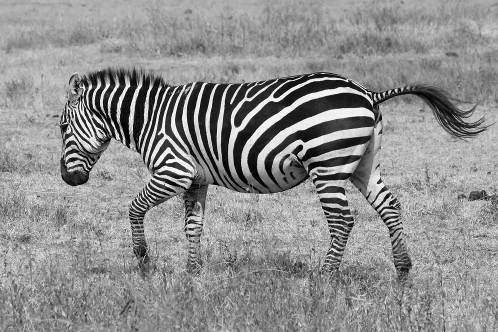
#> input picture src/lectures/05_convolution/data/zebra.jpg, 498 x 332 px
$ jupyter execute convolution.ipynb
#> lines starting #> are read from the running program, lines starting #| are printed output that depends on the picture
# Convolution

We are going to define convolution as operation of kernel $\omega$ (shaped $2a+1 \times 2b+1$) and image $f$ as
$$
g(x,y) = \omega * f(x,y) = \sum\limits_{i=-a}^a\sum\limits_{j=-b}^{b}\omega(i,j)f(x-i, y-j).
$$

It is evident that is is *local operation*, i.e. pixel of output $g(x,y)$ is a function of whole surroundings of f(x,y). (other types are *point-wise* and *global* operation on images).

Questions:
1. Give me an example of global and point-wise operations
1. Why we do not use kernels with even number of rows or columns?
1. How does the kernel $\omega$ shaped $3\times3$ look like, such that $\omega * f(x,y) = f(x,y)$?

[cell 1]
import cv2 as cv
import matplotlib.pyplot as plt
import os
import numpy as np

[cell 2]
# I will generate the following example image, but feel free to use something else
img = 1.0*np.random.rand(40,40)
img[8:17, 8:17] = 0.0
img[10:15, 10:15] = 1.0
img[[15,17,25], :] = 1.0
img[[16,18,26], :] = 0
img[:, 35] = 0
img[:, 36] = 1.0

plt.imshow(img, cmap="gray", vmin=0.0, vmax=1.0)
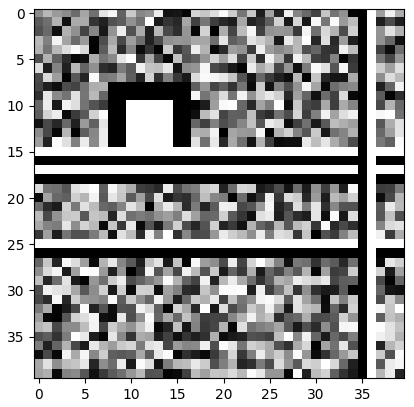
#> figure drawn by matplotlib, 1 panel

## Most common kernels and their usage follows

### Identity
$$
\omega = \begin{bmatrix}
    0 & 0 & 0 \\
    0 & 1 & 0 \\
    0 & 0 & 0
\end{bmatrix}
$$

[cell 3]
kernel = np.zeros(shape=(3,3), dtype=np.float64)
kernel[1,1] = 1
kernel

[cell 4]
img_identity = cv.filter2D(img, -1, kernel, borderType=cv.BORDER_CONSTANT)

[cell 5]
fig, (ax1, ax2) = plt.subplots(1,2,figsize=(10,5))
ax1.imshow(img, cmap="gray", vmin=0.0, vmax=1.0)
ax1.set_title("Original")
ax2.imshow(img_identity, cmap="gray", vmin=0.0, vmax=1.0)
ax2.set_title("Convolved")

### Bluring image via box and gaussian blur
$$
\omega_{box} = \frac{1}{9}\begin{bmatrix}
    1 & 1 & 1 \\
    1 & 1 & 1 \\
    1 & 1 & 1
\end{bmatrix},
\omega_{gauss} = \frac{1}{16}\begin{bmatrix}
    1 & 2 & 1 \\
    2 & 4 & 2 \\
    1 & 2 & 1
\end{bmatrix}
$$

Questions:
1. Does these operations look as something in statistics?
1. What *distributions* are connected to these kernels?

[cell 6]
kernel = 1/9. * np.full(shape=(3,3), fill_value=1, dtype=np.float64)
img_box = cv.filter2D(img, -1, kernel, borderType=cv.BORDER_CONSTANT)
fig, (ax1, ax2) = plt.subplots(1,2,figsize=(10,5))
ax1.imshow(img, cmap="gray", vmin=0.0, vmax=1.0)
ax1.set_title("Original")
ax2.imshow(img_box, cmap="gray", vmin=0.0, vmax=1.0)
ax2.set_title("Convolved")
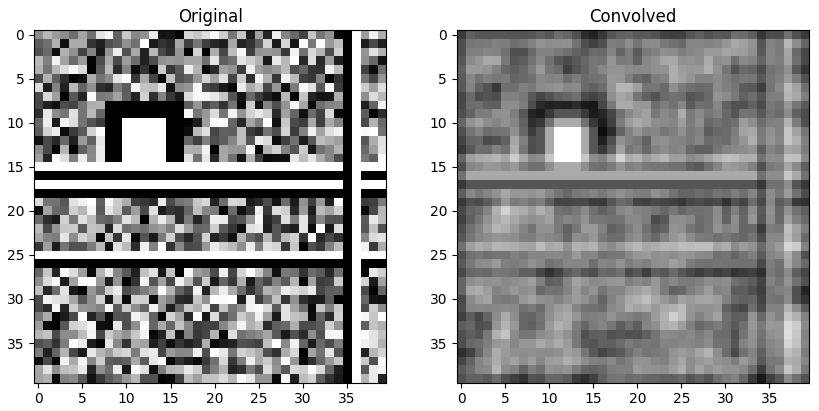
#> figure drawn by matplotlib, 2 panels

[cell 7]
kernel = 1/16. * np.array([
    [1,2,1],
    [2,4,2],
    [1,2,1],
], dtype=np.float64)
img_gauss = cv.filter2D(img, -1, kernel, borderType=cv.BORDER_CONSTANT)
fig, (ax1, ax2) = plt.subplots(1,2,figsize=(10,5))
ax1.imshow(img, cmap="gray", vmin=0.0, vmax=1.0)
ax1.set_title("Original")
ax2.imshow(img_box, cmap="gray", vmin=0.0, vmax=1.0)
ax2.set_title("Convolved")

### Comparison to build-in open-cv functions for averaging
Questions:
1. Can median blur be implemented as convolution operation?
1. What is median blur usefull for?

[cell 8]
cv_box_blur = cv.blur(img, (3,3), borderType=cv.BORDER_CONSTANT) # equivalent to cv.boxFilter()
cv_gauss_blur = cv.GaussianBlur(img, (3,3), 0, borderType=cv.BORDER_CONSTANT)
cv_median_blur = cv.medianBlur(img.astype('float32'), 3) # median blur is not implemented for double

[cell 9]
fig, (ax1, ax2, ax3) = plt.subplots(1,3,figsize=(10,4))
ax1.imshow(cv_box_blur, cmap="gray", vmin=0.0, vmax=1.0)
ax1.set_title("Box")
ax2.imshow(cv_gauss_blur, cmap="gray", vmin=0.0, vmax=1.0)
ax2.set_title("Gaussian")
ax3.imshow(cv_median_blur, cmap="gray", vmin=0.0, vmax=1.0)
ax3.set_title("Median")
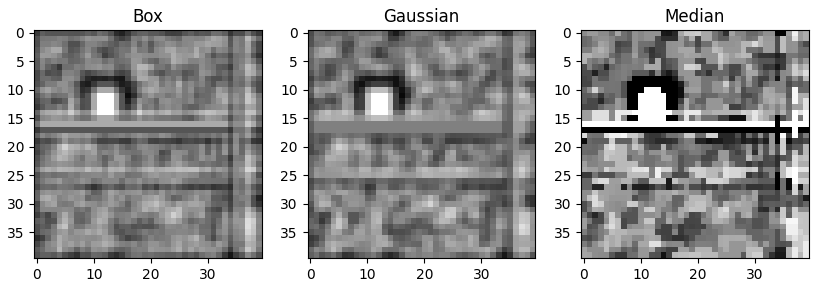
#> figure drawn by matplotlib, 3 panels

### Aproximation of derivatives
Consider the followint two kernels (horizontal and vertical):
$$
\omega_{h} = \begin{bmatrix}
    1 & 0 & -1 \\
    2 & 0 & -2 \\
    1 & 0 & -1
\end{bmatrix},
\omega_{v} = \begin{bmatrix}
    1 & 2 & 1 \\
    0 & 0 & 0 \\
    -1 & -2 & -1
\end{bmatrix}
$$

[cell 10]
kernel_h = np.array([
    [1, 0, -1],
    [2, 0, -2],
    [1, 0, -1],
], dtype=np.float64)
img_horizontal = cv.filter2D(img, -1, cv.flip(kernel_h, -1), borderType=cv.BORDER_CONSTANT)
fig, (ax1, ax2) = plt.subplots(1,2,figsize=(10,5))
ax1.imshow(img, cmap="gray", vmin=0.0, vmax=1.0)
ax1.set_title("Original")
ax2.imshow(img_horizontal, cmap="gray")
ax2.set_title("Convolved")
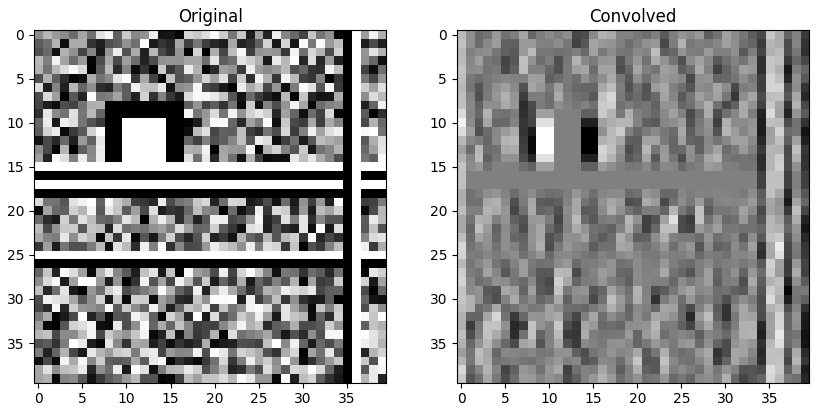
#> figure drawn by matplotlib, 2 panels

[cell 11]
kernel_v = np.array([
    [1, 2, 1],
    [0, 0, 0],
    [-1, -2, -1],
], dtype=np.float64)
img_vertical = cv.filter2D(img, -1, cv.flip(kernel_v, -1), borderType=cv.BORDER_CONSTANT)
fig, (ax1, ax2) = plt.subplots(1,2,figsize=(10,5))
ax1.imshow(img, cmap="gray", vmin=0.0, vmax=1.0)
ax1.set_title("Original")
ax2.imshow(img_vertical, cmap="gray")
ax2.set_title("Convolved")
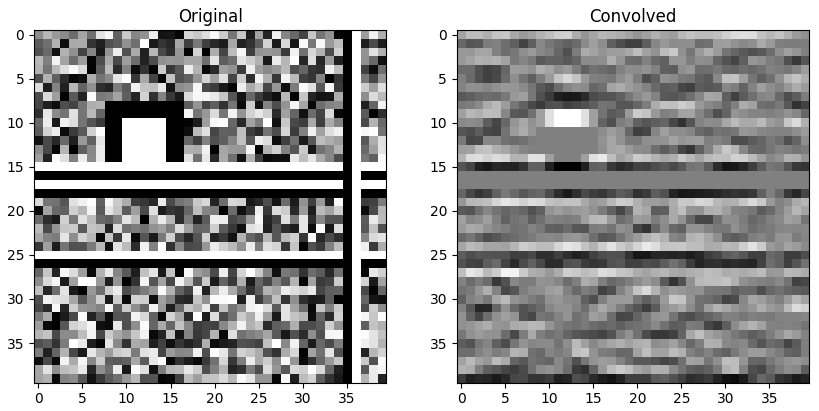
#> figure drawn by matplotlib, 2 panels

### Sobel operator

Sobel operator is then defined as
$$
S = \sqrt{G_h^2 + G_v^2},
$$
where $G_h$ and $G_v$ are results of applying horizonatl and vertical kernels, respectivelly.

[cell 12]
img_sobel = np.sqrt(np.power(img_horizontal, 2) + np.power(img_vertical, 2))
fig, (ax1, ax2) = plt.subplots(1,2,figsize=(10,5))
ax1.imshow(img, cmap="gray", vmin=0.0, vmax=1.0)
ax1.set_title("Original")
ax2.imshow(img_sobel, cmap="gray")
ax2.set_title("Convolved")
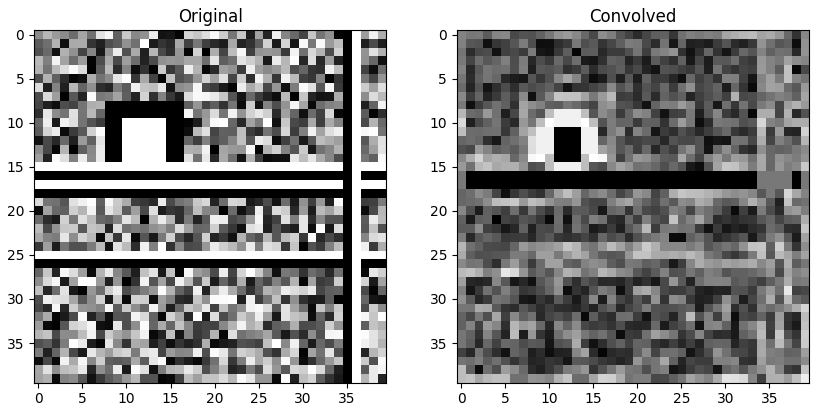
#> figure drawn by matplotlib, 2 panels

[cell 13]
cv_sobel_h = cv.Sobel(img, cv.CV_64F, 1, 0)
cv_sobel_v = cv.Sobel(img, cv.CV_64F, 0, 1)
cv_sobel = np.sqrt(np.power(cv_sobel_h, 2) + np.power(cv_sobel_v, 2))
fig, (ax1, ax2) = plt.subplots(1,2,figsize=(10,5))
ax1.imshow(img, cmap="gray", vmin=0.0, vmax=1.0)
ax1.set_title("Original")
ax2.imshow(cv_sobel, cmap="gray")
ax2.set_title("Sobel")
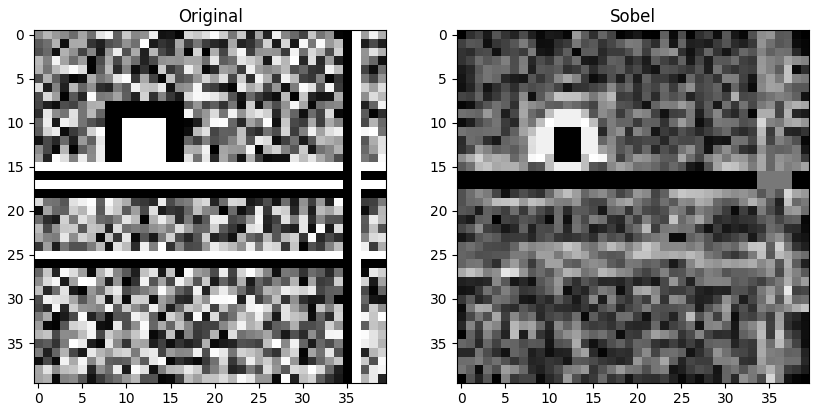
#> figure drawn by matplotlib, 2 panels

### Task
Perform the sobel operation on the `data/zebra.jpg`

[cell 14]
zebra_path = os.path.join("data", "zebra.jpg")
zebra = cv.cvtColor(cv.imread(zebra_path), cv.COLOR_BGR2GRAY)
#> zebra: shape (332, 498); min 0, max 255, mean 142.4
img = zebra.astype(np.float64) / 255.

[cell 15]
cv_sobel_h = cv.Sobel(img, cv.CV_64F, 1, 0)
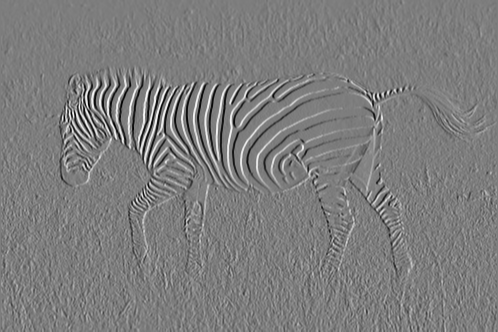
#> cv_sobel_h: shape (332, 498) float64; min -3.58, max 3.68, mean -0.000154; drawn with min black and max white
cv_sobel_v = cv.Sobel(img, cv.CV_64F, 0, 1)
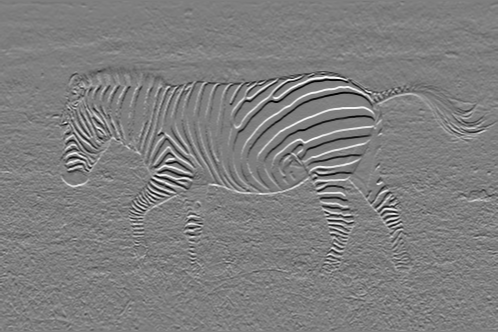
#> cv_sobel_v: shape (332, 498) float64; min -3.49, max 3.5, mean -0.00269; drawn with min black and max white
cv_sobel = np.sqrt(np.power(cv_sobel_h, 2) + np.power(cv_sobel_v, 2))
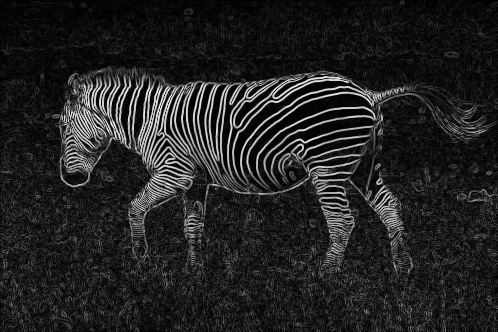
#> cv_sobel: shape (332, 498) float64; min 0, max 3.87, mean 0.532; drawn with min black and max white
fig, (ax1, ax2) = plt.subplots(1,2,figsize=(10,5))
ax1.imshow(zebra, cmap="gray")
ax1.set_title("Original")
ax2.imshow(cv_sobel, cmap="gray")
ax2.set_title("Sobel")
